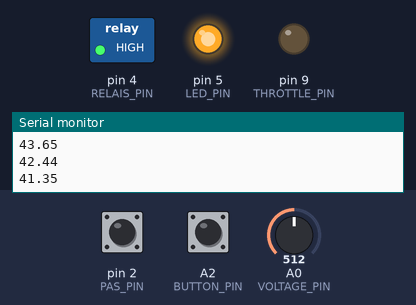
Simulated run of this sketch. Board: Arduino Uno, built with avr-gcc and run on an emulated ATmega328P. On the bench: switched loads named in the sketch (green lamp = pin HIGH), output pins drawn as LEDs (lit = HIGH), the last lines printed to the serial monitor. The test bench sets the inputs (shaded band); at power-on: pin 2 (PAS_PIN) HIGH, A0 (VOLTAGE_PIN) = 512, A2 (BUTTON_PIN) LOW.

Above: at 0.3 s.
At 5.1 s:
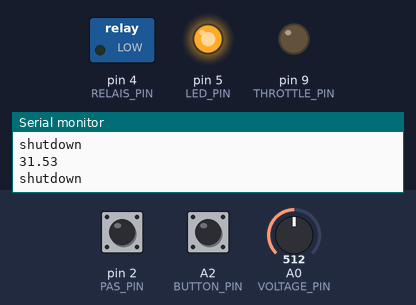
Timing chart, 0 to 6.6 s (numbered marks = the images above):
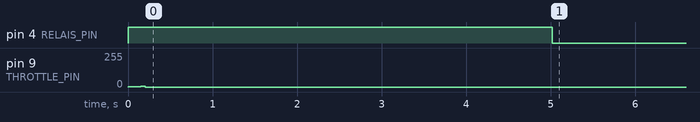

The sketch:

ebike_MOVI.ino
```cpp
#include <EEPROM.h>

#define RELAIS_PIN 4
#define VOLTAGE_PIN A0
//#define TEMP_PIN A5
#define LED_PIN 5
#define BUTTON_PIN A2
#define PAS_PIN 2
#define THROTTLE_PIN 9


#define ADC_RES 1023
#define MAXIMUM_VOLTAGE 63
//#define TEMP_LIMIT 280 //290 = 100 C , lower value is higher temp
#define PAS_TIME 50
#define MIN_MOTOR_VOLTAGE 43
#define MIN_BAT_VOLTAGE 38
#define MIN_LIGHT_VOLTAGE 10.8
#define MAX_LIGHT_VOLTAGE 13

#define MAX_THROTTLE 190
#define MIN_THROTTLE 65

float lastVoltage = 50;  //for filtering
int ButtonState = 0;
unsigned long ButtonLastTime = 0;

bool Motor_enable = true;
unsigned long last_pas_millis = 0;
unsigned long pas_millis = 0;

unsigned int pedal_time = 1000;
unsigned int throttle = 0;


void setup() {
  Serial.begin(9600);
  pinMode(RELAIS_PIN, OUTPUT);
  pinMode(LED_PIN, OUTPUT);
  pinMode(BUTTON_PIN, INPUT);
  pinMode(VOLTAGE_PIN, INPUT);
  pinMode(THROTTLE_PIN, OUTPUT);
  pinMode(PAS_PIN, INPUT_PULLUP);
  attachInterrupt(digitalPinToInterrupt(PAS_PIN), pas, CHANGE);

  digitalWrite(RELAIS_PIN, HIGH);
  digitalWrite(LED_PIN, HIGH);
  pas_millis = millis();
}


void loop() {
  checkVoltage();
  int ButtonState = checkButton();
  if (ButtonState == 2) {
    //Serial.println("Shutdown");
    shutdown();
  }
  if (ButtonState == 1) {
    Motor_enable = !Motor_enable;
    //Serial.print("Motor enable: ");
    //Serial.println(Motor_enable);
  }
  motor();
  delay(50);
}

void motor() {
  if (Motor_enable && (millis() - pas_millis < 220) && (pas_millis - last_pas_millis < 220)) {
    //Serial.println("Motor is spinning");
    if (throttle >= MAX_THROTTLE) {
      throttle = MAX_THROTTLE;
    } else {
      throttle++;
    }
    analogWrite(THROTTLE_PIN, throttle);
  } else {
    analogWrite(THROTTLE_PIN, 0);
    throttle = MIN_THROTTLE;
  }
}

void pas() {
  last_pas_millis = pas_millis;
  pas_millis = millis();
}

int checkButton() {  //0= no press, 1 = press, 2= long press
  if ((ButtonState != 1) and (digitalRead(BUTTON_PIN))) {
    ButtonState = 1;
    ButtonLastTime = millis();
  }
  if ((ButtonState == 1) and (!digitalRead(BUTTON_PIN))) {
    ButtonState = 0;
    if ((millis() - ButtonLastTime) > 1000) {
      ButtonLastTime = millis();
      return 2;
    } else {
      return 1;
    }
  }

  return 0;
}


void checkVoltage() {
  float Voltage = analogRead(VOLTAGE_PIN);
  Voltage = 0.9 * lastVoltage + 0.1 * (Voltage * MAXIMUM_VOLTAGE / ADC_RES);
  lastVoltage = Voltage;
  Serial.println(Voltage);
  if (Voltage < MIN_MOTOR_VOLTAGE) {
    Motor_enable = false;
  }
  if ((Voltage < MIN_LIGHT_VOLTAGE) or ((Voltage > MAX_LIGHT_VOLTAGE) && (Voltage < MIN_BAT_VOLTAGE))) {
    shutdown();
  }
}

void shutdown() {
  Serial.println("shutdown");
  if (millis() > 5000) {
    digitalWrite(RELAIS_PIN, false);
    while (1)
      ;
  }
}
```

Measured:
- by itself, pin 4 (RELAIS_PIN): HIGH → LOW at 5.0 s
